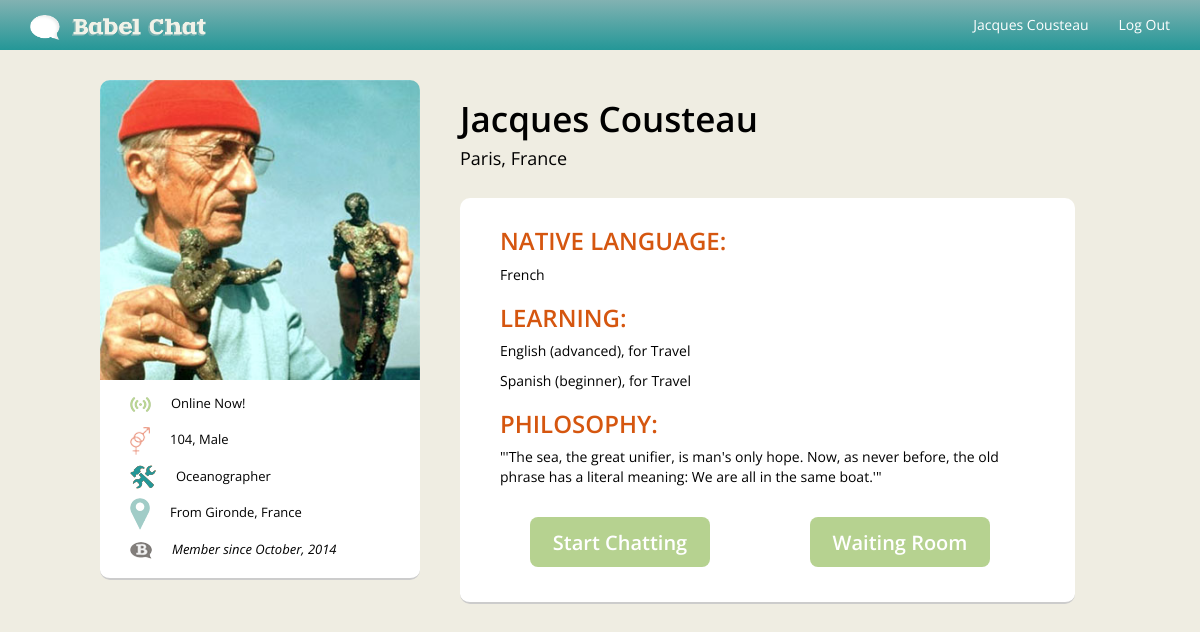
Screenshot of /profile (signed in) with the database file from the repository.
### model.py (models this page shows, shortened)
class User(Base):
    __tablename__ = "users"
    id = Column(Integer, primary_key = True)
    name = Column(String(64), nullable=True)
    email = Column(String(64), nullable=True)
    password = Column(String(64), nullable=True)
    mother_tongue_code = Column(String(64), ForeignKey("languages.language_code"))
    country_code = Column(String(64), ForeignKey("countries.country_code"))
    reason = Column(String(64), nullable=True)
    age = Column(String(64), nullable=True)
    sex = Column(String(64), nullable=True)
    occupation = Column(String(64), nullable=True)
    current_city = Column(String(64), nullable=True)
    current_country = Column(String(64), nullable=True)
    origin_city = Column(String(64), nullable=True)
    origin_country = Column(String(64), nullable=True)
    about_txt = Column(String(64), nullable=True)
    profile_url = Column(String(64), nullable=True)
    language = relationship("Language", backref=backref("native_speakers"))
    country = relationship("Country", backref=backref("users"))

class Country(Base):
    __tablename__ = "countries"
    country_code = Column(String(64), nullable=False, primary_key=True)
    country_name = Column(String(64), nullable=False)

class Language(Base):
    __tablename__ = "languages"
    language_code = Column(String(64), nullable=False, primary_key=True)
    language_name = Column(String(64), nullable=False)

class Language_desired(Base):
    __tablename__ = "languages_desired"
    id = Column(Integer, primary_key=True)
    user_id = Column(Integer, ForeignKey('users.id'))
    language_code = Column(String(64), ForeignKey('languages.language_code'))
    level = Column(String(64), nullable=False)
    user = relationship("User",backref=backref("Language_desired"))
    language = relationship("Language", backref=backref("Language_desired"))

### babel.py (the view)
@app.route("/profile")
def display_profile():
    global rooms
    rooms = {}
    user = dbsession.query(User).filter_by(name=session.get("login")).first()
    if not user:
        return redirect(url_for("display_index"))
        flash("You're not logged in.")
    return render_template("profile.html", user=user)

### templates/profile.html
{% extends 'base_in.html' %}
{% block body %}
<div id="profile_wrapper">
<div id="prof_lft_col">
	<div id="prof_pic"><img src="../{{ user.profile_url }}" width='100%'></div>
	<div id="basic_info">
	<ul id='basic_info_list'>
	<img src="../static/img/online_icon.png" ><li>Online Now!</li></br>
	<img src="../static/img/gender_icon.png" ><li>{{ user.age }}, {{user.sex }}</li></br>
	<img src="../static/img/occupation_icon.png" ><li>{{ user.occupation }}</li></br>
	<img src="../static/img/pin_icon.png" ><li>From {{ user.origin_city }}, {{ user.origin_country }}</li></br>
	<img src="../static/img/babel_icon.png" ><li><i>Member since October, 2014</i></li></br>
	</ul>
	</div>
</div>
<div id="prof_rt_col">
	<div id='prof_name'><h1>{{ user.name }}</h1><h6>{{ user.current_city }}, {{ user.country.country_name }}</h6>
	</div>
	<div id="prof_body">
		<h3>NATIVE LANGUAGE: </h3><p>{{ user.language.language_name }}</p>
		<h3>LEARNING:</h3>
		{% for lang in user.Language_desired %}
		     <p>{{ lang.language.language_name }} ({{ lang.level }}), for {{ user.reason }} </p>
		{% endfor %}
		<h3>PHILOSOPHY:</h3>
		<p> "{{ user.about_txt }}"</p>
		<div id="prof_btns">
			<a href="/video_chat?start={{ user.mother_tongue_code }}"><h3>Start Chatting</h3></a>
			<a href="/video_chat"><h3>Waiting Room</h3></a>
		</div>
	</div>
</div>
</div>
{% endblock %}

### templates/base_in.html (shortened to what this page needs)
<!DOCTYPE HTML>
<html lang="en">
<head>
    <link href="../static/css/bootstrap.min.css" rel="stylesheet">
    <link href="../static/css/cover.css" rel="stylesheet">
    <link href="../static/css/signin.css" rel="stylesheet">
    <link href="../static/css/custom.css" rel="stylesheet">
</head>
<body>
    <nav class="navbar navbar-inverse navbar-fixed-top signupnav" role="navigation">
      <div class="container">
        <div class="navbar-header">
          <a class="navbar-brand" href="/"><img src="../static/img/sm_logo.png" height="25px"></a>
        </div>
        <div id="navbar" class="navbar-collapse collapse">
          <ul class="nav navbar-nav navbar-right">
            {% if session.get("login", False) %}
                <li class=""><a href="/profile">{{ session['login'] }}<span class='sr-only'>(current)</span></a></li>
              {% endif %}
              {% if session.get("login", False) %}
                  <li><a href="/logout">Log Out</a></li>
               {% else %}
                  <li><a href="/">Log In</a></li>
                {% endif %}
          </ul>
        </div>
      </div>
    </nav>
        {% block body %}{% endblock %}
    </body>
</html>

### static/css/cover.css (style rules this page uses)
a, a:focus, a:hover { color: #fff; }
body { height: 100%; background-color: #282626; color: #fff; background: #efede2; text-align: center; }

### static/css/signin.css (style rules this page uses)
body { padding-top: 40px; padding-bottom: 40px; background-color: ; }
.signupnav { background-color: #6aa5a8 !important; }

### static/css/custom.css (style rules this page uses)
html, body, h1, h2, h3, h4, h5, h6, p { font-family: "Open Sans" !important; }
body p { font-size: 12px; text-align: left; }
.navbar { max-height: 35px; !important }
.navbar-inverse { color: #fff; !important background: -webkit-linear-gradient(#82b2b2, #249797); background: -o-linear-gradient(#82b2b2, #249797); background: -moz-linear-gradient(#82b2b2, #249797); background: linear-gradient(#82b2b2, #249797); }
.navbar-nav>li>a { color: #fff; !important }
.navbar-inverse { border: none !important; }
.navbar-inverse .navbar-brand { color: #fff; }
.navbar-inverse .navbar-nav>li>a { color: #fff; }
a, a:focus, a:hover { color: #6aa5a8; }
#profile_wrapper { color: #000; width: 1000px; height: 500px; background: ; margin: auto; margin-top: 40px; }
#profile_wrapper p { color: #000; padding-right: 60px; font-size: 14px; }
#prof_lft_col { width: 320px; background: ; height: 500px; float: left; text-align: left; }
#prof_pic { width: 320px; height: 60%; border-radius: 10px 10px 0px 0px; background: ; overflow:hidden; }
#basic_info { background: white; height: 40%; border-radius: 0px 0px 10px 10px; border-bottom: 2px solid #cccccc; }
#basic_info_list { text-decoration: none; list-style: none; font-size: 13px; line-height: 2.8; padding: 5px 0px 0px 30px; }
#basic_info_list li { display: inline; padding: 0px 0px 0px 20px; }
#prof_rt_col { width: 615px; margin: 0px 25px 0px 0px; text-align: left; float: right; background: ; }
#prof_name h1 { font-size: 35px; font-weight: 600; }
#prof_name h6 { font-size: 18px; font-weight: 400; }
#prof_body { padding: 10px 0px 20px 40px; background: #fff; border-radius: 10px; border-bottom: 2px solid #cccccc; margin: 30px 0px 0px 0px; }
#prof_body h3 { color: #d5560f; font-weight: 600; }
#prof_btns { height: 50px; margin: 30px 0px 15px 0px; }
#prof_btns h3 { font-size: 20px; width: 180px; height: 50px; color: #fff; float: left; padding: 15px; border-radius: 8px; background-color: #b6d290; border: none; text-align: center; margin: 0px 70px 30px 30px; }

### rows the page displays
User: login "Jacques Cousteau", profile_url (picture), age "104", sex "Male", occupation "Oceanographer", origin_city "Gironde", origin_country "France", name "Jacques Cousteau", current_city "Paris", reason "Travel", about_txt "'The sea, the great unifier, is man's only hope. Now, as never before, the old phrase has a literal meaning: We are all in the same boat.'"
Country: country.country_name "France"
Language: language.language_name "French"
Language_desired: language.language_name "English", level "advanced"
Language_desired: language.language_name "Spanish", level "beginner"
